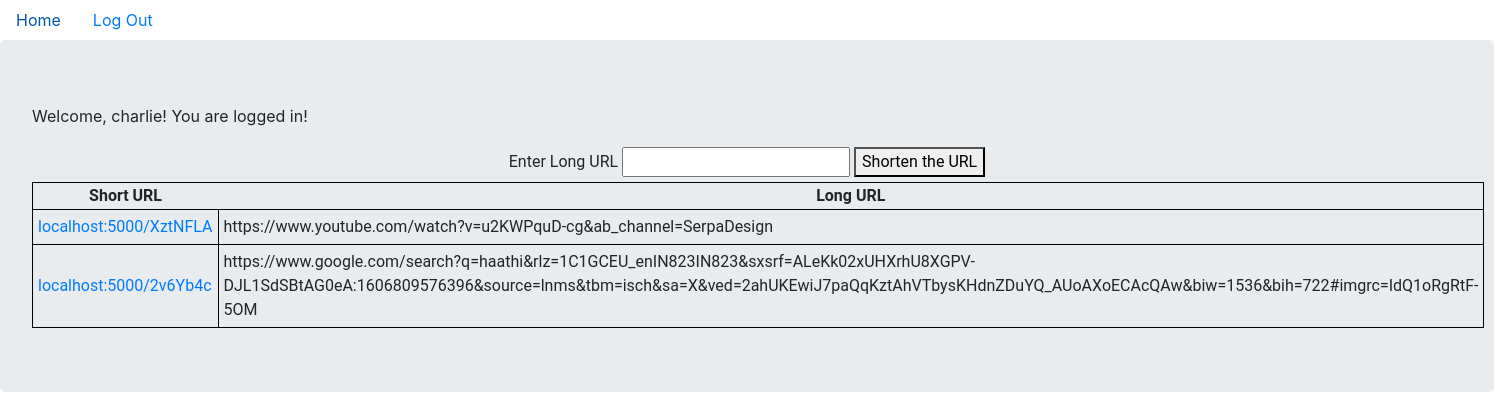
Screenshot of /welcome/17/x (signed in) with the database file from the repository.
### myproject/models.py (models this page shows, shortened)
class User(db.Model, UserMixin):
    __tablename__ = 'users'
    id = db.Column(db.Integer, primary_key = True)
    email = db.Column(db.String(64), unique=True, index=True)
    username = db.Column(db.String(64), unique=True, index=True)
    password_hash = db.Column(db.String(128))

class URL(db.Model):
    hash_id = db.Column(db.String(10), primary_key=True)
    short_url = db.Column(db.String(80), unique=True, nullable=False)
    long_url = db.Column(db.String(500), unique=True, nullable=False)
    user_id = db.Column(db.Integer, db.ForeignKey('users.id'))

### app.py (the view, shortened to what this page needs)
@app.route('/welcome/<int:userid>/<username>', methods=['POST', 'GET'])
@login_required
def welcome_user(userid, username):
    entries = URL.query.filter_by(user_id=userid)
    return render_template('welcome_user.html', userid=userid, username=username, entries=entries)

### myproject/models.py (called while the page is built)
@login_manager.user_loader
def load_user(user_id):
    return User.query.get(user_id)

### myproject/templates/welcome_user.html
{% extends "base.html" %}
{% block content %}
<div class="jumbotron">
  {% if current_user.is_authenticated %}
  	<p>Welcome, {{ current_user.username }}! You are logged in!</p>
	<div id="main_div">
			<div id="form_div" class="center-on-page">
				<form action="{{ url_for('welcome_user', userid=userid, username=username) }}" method='POST'>
					<label>Enter Long URL</label>
					<input type="text" name="long_url">
					<button type="submit">Shorten the URL</button>
				</form>
			</div>
			{% if entries %}
			<div id='table_div'>
				<table>
					<thead>
						<tr style="text-align:center">
							<th>Short URL</th>
							<th>Long URL</th>
						</tr>
					</thead>
					<tbody>
						{% for entry in entries %}
						<tr>
							<td><a href={{entry.long_url}} target='_blank'>{{ entry.short_url }}</a></td>
							<td>{{ entry.long_url }}</td>
						</tr>
						{% endfor %}
					</tbody>
				</table>
			</div>
			{% endif %}
		</div>
  {% else %}
    <p>Please login or register!</p>
  {% endif %}
</div>
{% endblock %}

### myproject/templates/base.html (style rules this page uses)
body { background-color: #dfe6e9 }
#main_div { font-family:'Roboto', sans-serif; text-align:center; }
.center-on-page { width:80%; margin: auto; float:center; }
#form_div { height:25%; margin-top:0%; padding-top: 3px; }
button { border-radius: .25em; cursor:pointer; }
table { border-collapse: collapse; margin:auto; text-align: left; }
tr, td { padding: 5px; border: 1px solid black; }

### rows the page displays
User: username "charlie"
URL: short_url "localhost:5000/XztNFLA", long_url "https://www.youtube.com/watch?v=u2KWPquD-cg&ab_channel=SerpaDesign"
URL: short_url "localhost:5000/2v6Yb4c", long_url "https://www.google.com/search?q=haathi&rlz=1C1GCEU_enIN823IN823&sxsrf=ALeKk02xUHXrhU8XGPV-DJL1SdSBtAG0eA:1606809576396&source=lnms&tbm=isch&sa=X&ved=2ahUKEwiJ7paQqKztAhVTbysKHdnZDuYQ_AUoAXoECAcQAw&biw=1536&bih=722#imgrc=IdQ1oRgRtF-5OM"
